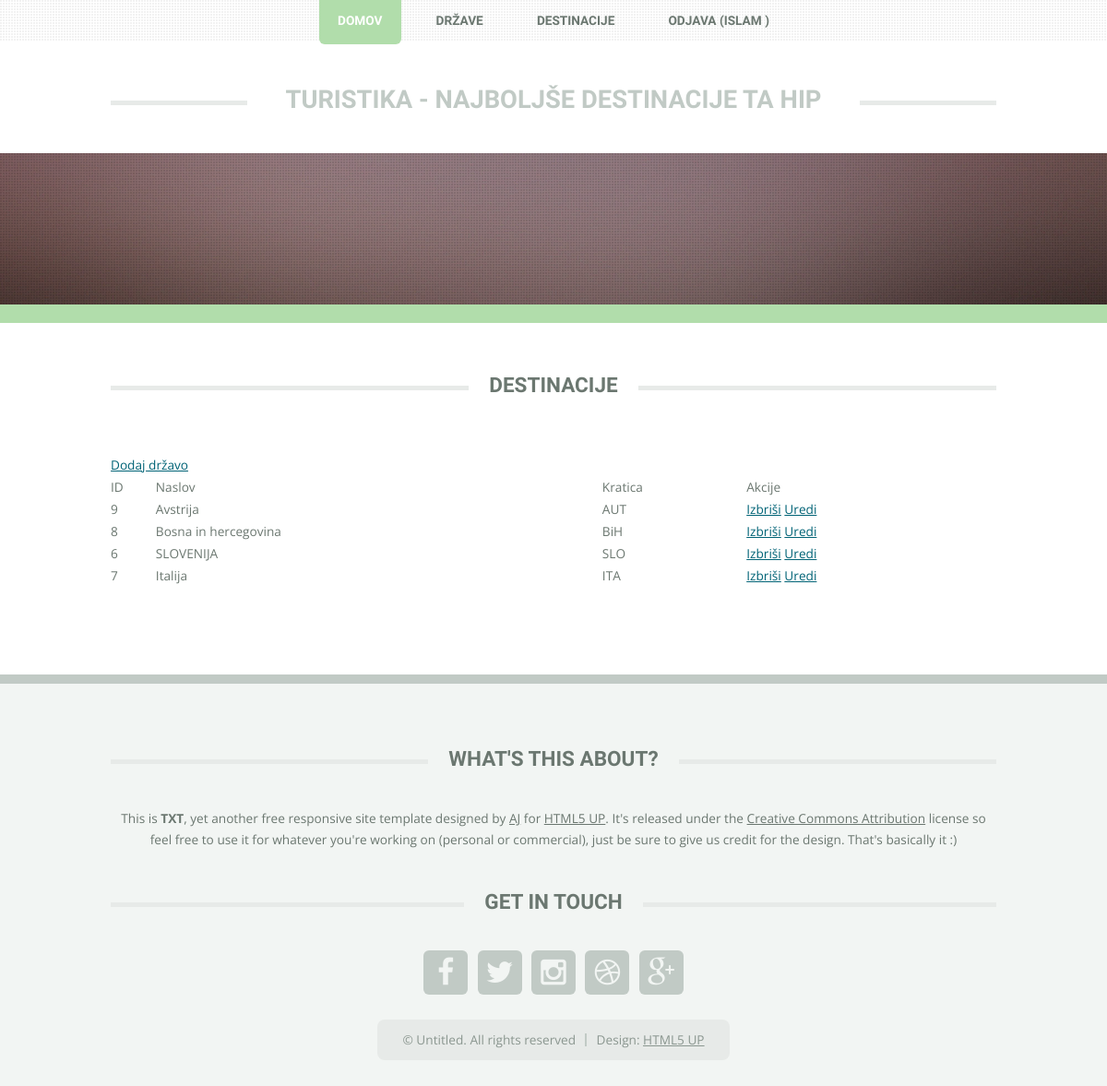
The app's page /countries.php (signed in) with its own data.
### tables this page shows
CREATE TABLE IF NOT EXISTS `countries` (
`id` int(11) NOT NULL,
  `title` varchar(200) NOT NULL,
  `short` varchar(5) NOT NULL
);

### countries.php (the view)
<?php
include_once 'header.php';
include_once 'database.php';
$query = "SELECT * FROM countries";
$result = mysqli_query($link, $query);
?>
<a href="country_add.php">Dodaj državo</a>
<table border="1" cellpadding="0" cellspacing="0">
    <tr>
        <td>ID</td>
        <td>Naslov</td>
        <td>Kratica</td>
        <td>Akcije</td>
    </tr>
<?php
while ($row = mysqli_fetch_array($result)) {
    echo '<tr>';
    echo '<td>';
    echo $row['id'];
    echo '</td>';
    echo '<td>';
    echo $row['title'];
    echo '</td>';
    echo '<td>';
    echo $row['short'];
    echo '</td>';
    echo '<td>';
    echo '<a href="country_delete.php?id='.$row['id'].'"
                onclick="return confirm(\'Ste prepričani?\')">Izbriši</a>';
    echo ' <a href="country_edit.php?id='.$row['id'].'">Uredi</a>';
    echo '</td>';
    echo '</tr>';
}
?>
</table>
<?php
include_once 'footer.php';
?>

### css/lightbox.css (style rules this page uses)
body:after { content: url(../img/close.png) url(../img/loading.gif) url(../img/prev.png) url(../img/next.png); display: none; }

### css/style.css (style rules this page uses)
body { background: #f2f5f3; }
body,input,textarea,select { font-family: 'Open Sans', sans-serif; font-weight: 400; color: #6b7770; font-size: 11.5pt; line-height: 2em; }
a { color: #006376; text-decoration: underline; }
p, ul, ol, dl, table { margin-bottom: 3em; }
table { width: 100%; }

### css/style-1000px.css (style rules this page uses)
body { min-width: 960px; }
body,input,textarea,select { font-size: 10.25pt; line-height: 1.75em; }

### records on screen
countries: id "9", title "Avstrija", short "AUT"
countries: id "8", title "Bosna in hercegovina", short "BiH"
countries: id "6", title "SLOVENIJA", short "SLO"
countries: id "7", title "Italija", short "ITA"

### other values on screen
$_SESSION['first_name'] "ISLAM"
